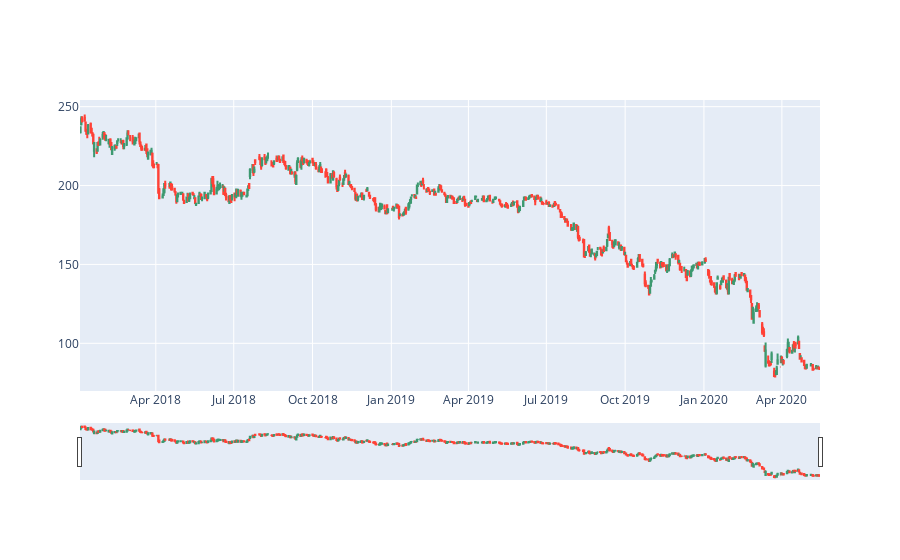

The code cell stored with this chart in its notebook:
### Code cell
# df = pd.read_csv('https://raw.githubusercontent.com/plotly/datasets/master/finance-charts-apple.csv')
# fig = go.Figure([go.Scatter(x=df['Date'], y=df['AAPL.High'])])
fig = go.Figure()

fig.add_trace(
go.Candlestick(x=df_y.index,
                open=df_y['Open'],
                high=df_y['High'],
                low=df_y['Low'],
                close=df_y['Close'])
)

# fig.add_trace(
# go.Scatter(x=df['Date'], y=df['AAPL.High']+10)
# )

fig.update_layout(hovermode="x")

fig.show()

### Figure 1 — Plotly figure (JSON) as saved in the notebook; plotly's stock layout.template omitted (floating-point values rounded to 4 significant figures; data arrays with more than 128 entries replaced by an {"elided": "..."} marker saying what was removed)
{"data": [{"close": {"elided": "581 float values"}, "high": {"elided": "581 float values"}, "low": {"elided": "581 float values"}, "open": {"elided": "581 float values"}, "type": "candlestick", "x": {"elided": "581 str values"}}], "layout": {"hovermode": "x"}}
